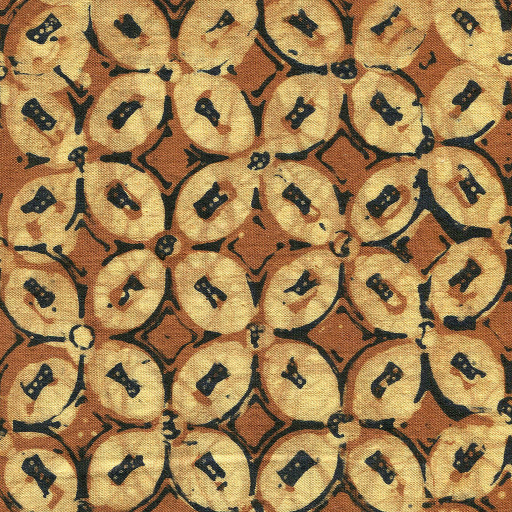
#> input picture image/kawung6.jpg, 1024 x 1024 px, found by its file name (shown at 1/2 size)
$ python prakawung6.py
#> lines starting #> are read from the running program, lines starting #| are printed output that depends on the picture
import cv2
import numpy as np

# ==== 1. Baca Gambar ====
img = cv2.imread(r'C:\Users\yayuk\Documents\Semester 6\Analisis citra\UTS\image\kawung6.jpg')
#> img is the input picture: shape (1024, 1024, 3); mean B, G, R 81.4, 128.2, 161.7

if img is None:
    print("Gambar tidak ditemukan.")
    exit()
else:
    print("Gambar berhasil dibaca.")

# ==== 2. Resize ke 256x256 ====
resized_img = cv2.resize(img, (256, 256))
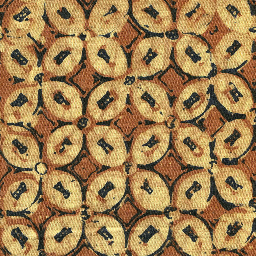
#> resized_img: shape (256, 256, 3); mean B, G, R 81.6, 128.5, 161.8
cv2.imwrite(r'C:\Users\yayuk\Documents\Semester 6\Analisis citra\UTS\image\resized_kawung6.jpg', resized_img)
print("Gambar berhasil di-resize.")

# ==== 3. Normalisasi Warna (RGB jadi 0–1) ====
normalized_img = resized_img / 255.0
normalized_save = (normalized_img * 255).astype('uint8')  # untuk disimpan
cv2.imwrite(r'C:\Users\yayuk\Documents\Semester 6\Analisis citra\UTS\image\normalized_kawung6.jpg', normalized_save)
print("Normalisasi warna selesai.")

# ==== 4. Konversi ke Grayscale ====
gray_img = cv2.cvtColor(resized_img, cv2.COLOR_BGR2GRAY)
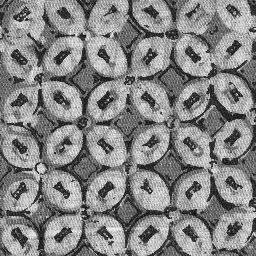
#> gray_img: shape (256, 256); min 5, max 245, mean 133.1
cv2.imwrite(r'C:\Users\yayuk\Documents\Semester 6\Analisis citra\UTS\image\gray_kawung6.jpg', gray_img)
print("Konversi ke grayscale selesai.")

# ==== 5. Ekstraksi Fitur Warna (RGB) ====
r_mean = np.mean(resized_img[:, :, 2])  # Red channel
#> r_mean = 161.8
g_mean = np.mean(resized_img[:, :, 1])  # Green channel
#> g_mean = 128.5
b_mean = np.mean(resized_img[:, :, 0])  # Blue channel
#> b_mean = 81.61

print(f"Rata-rata Nilai RGB:")
print(f"   R (Red)   : {r_mean:.2f}")
#|    R (Red)   : 161.79
print(f"   G (Green) : {g_mean:.2f}")
#|    G (Green) : 128.46
print(f"   B (Blue)  : {b_mean:.2f}")
#|    B (Blue)  : 81.61

# ==== 6. Tampilkan Gambar Hasil ====

# Tampilkan gambar asli
cv2.imshow("Gambar Asli (kawung6)", img)

# Tampilkan gambar yang sudah di-resize
cv2.imshow("Gambar Resize 256x256", resized_img)

# Tampilkan hasil normalisasi (dalam skala tampilan normal 0–255)
cv2.imshow("Gambar Normalisasi", normalized_save)

# Tampilkan grayscale
cv2.imshow("Grayscale", gray_img)

# Tunggu tombol ditekan untuk menutup semua jendela
cv2.waitKey(0)
cv2.destroyAllWindows()

$ run again, with image/kawung1.jpg copied over image/kawung6.jpg
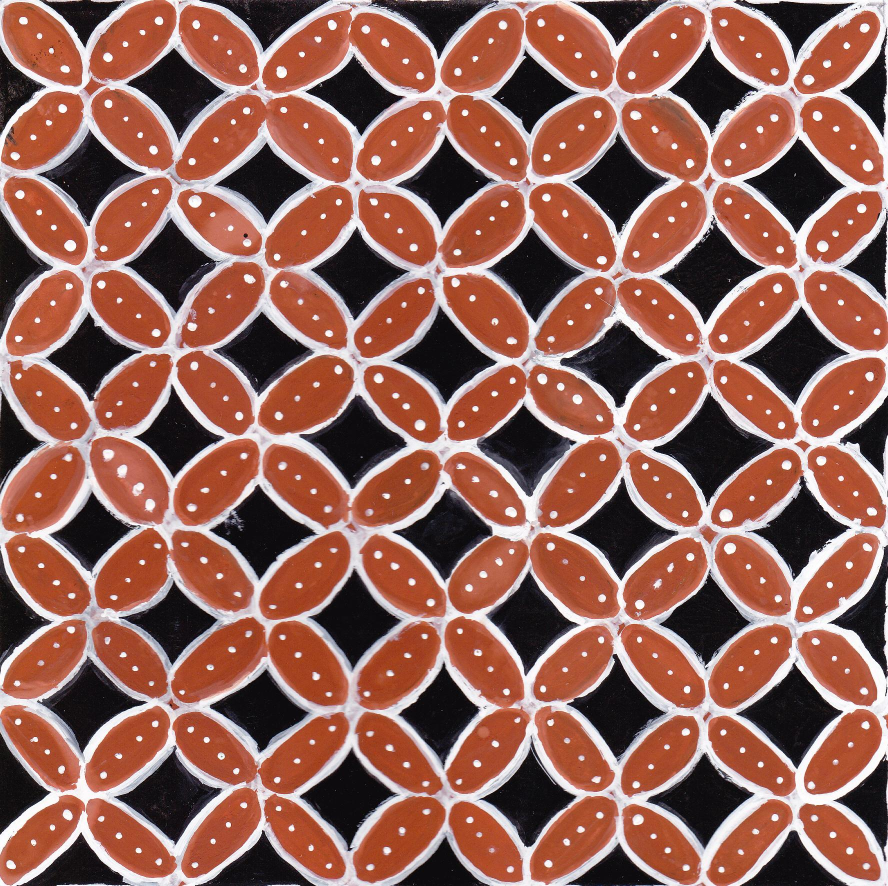
#> input picture image/kawung1.jpg, 1776 x 1772 px, found by its file name (shown at 1/2 size)
#> img is the input picture: shape (1772, 1776, 3); mean B, G, R 88.4, 100.3, 148.9
#> `resized_img = cv2.resize(img, (256, 256))`:
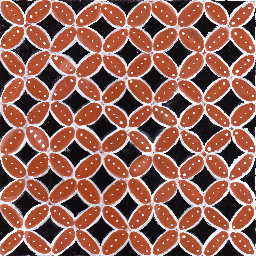
#> resized_img: shape (256, 256, 3); mean B, G, R 88.1, 100, 148.7
#> `gray_img = cv2.cvtColor(resized_img, cv2.COLOR_BGR2GRAY)`:
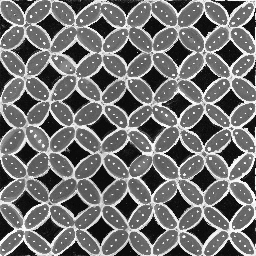
#> gray_img: shape (256, 256); min 2, max 255, mean 113.2
#> r_mean = 148.7
#> g_mean = 100
#> b_mean = 88.15
#|    R (Red)   : 148.69
#|    G (Green) : 100.01
#|    B (Blue)  : 88.15

$ run again, with image/kawung3.jpg copied over image/kawung6.jpg
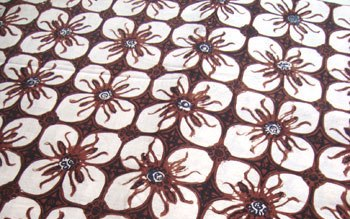
#> input picture image/kawung3.jpg, 350 x 219 px, found by its file name
#> img is the input picture: shape (219, 350, 3); mean B, G, R 156.7, 156.7, 176.2
#> `resized_img = cv2.resize(img, (256, 256))`:
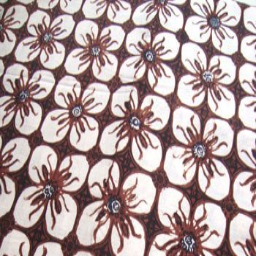
#> resized_img: shape (256, 256, 3); mean B, G, R 156.5, 156.6, 176.1
#> `gray_img = cv2.cvtColor(resized_img, cv2.COLOR_BGR2GRAY)`:
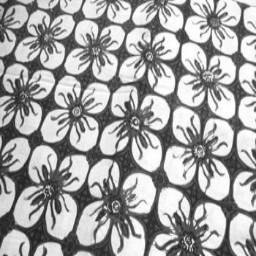
#> gray_img: shape (256, 256); min 30, max 255, mean 162.4
#> r_mean = 176.1
#> g_mean = 156.6
#> b_mean = 156.5
#|    R (Red)   : 176.11
#|    G (Green) : 156.58
#|    B (Blue)  : 156.55
